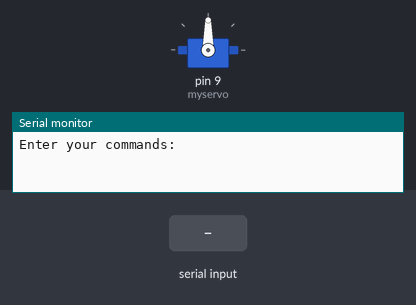
Bench run of a sketch on a simulated Arduino Uno, built with avr-gcc and run on an emulated ATmega328P. Parts: servo, the last lines printed to the serial monitor. The test bench sets the inputs (shaded band).

Above: at 1.2 s.
1.3 s: "0" received over the second serial link
At 1.7 s:
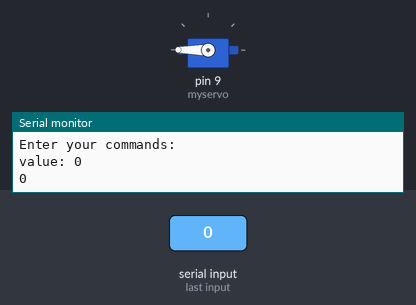
At 2.6 s:
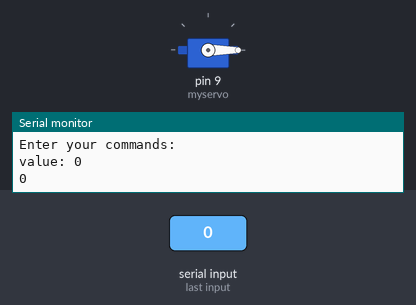
Timing chart, 0 to 4.3 s (numbered marks = the images above; inputs shaded):
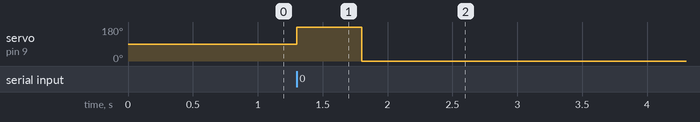

Measured:
- after the input at 1.3 s, servo on pin 9 (myservo): 90° → 180° at once, → 0° 0.50 s later

The sketch:

slave.ino
```cpp
// servo + D9
#include <SoftwareSerial.h>
#include <Servo.h>
SoftwareSerial slave(10, 11); // Connect HC-05 TX to Arudino pin 10, Connect HC-05 RX to Arudino pin 11
Servo myservo;

void setup() {

  Serial.begin(9600);
  Serial.println("Enter your commands: ");
  slave.begin(9600);
  myservo.attach(9);
}
void loop() {
  if (slave.available()) {
    char value = slave.read();
    Serial.print("value: ");
    Serial.println(value);
    if (value == '0') {
      Serial.print(value);
        myservo.write(180);
        delay(500);
        myservo.write(0);
        delay(500);
    }
    else {
      Serial.print(value);
      myservo.write(0);
    }
    delay(100);
  }
}
```
